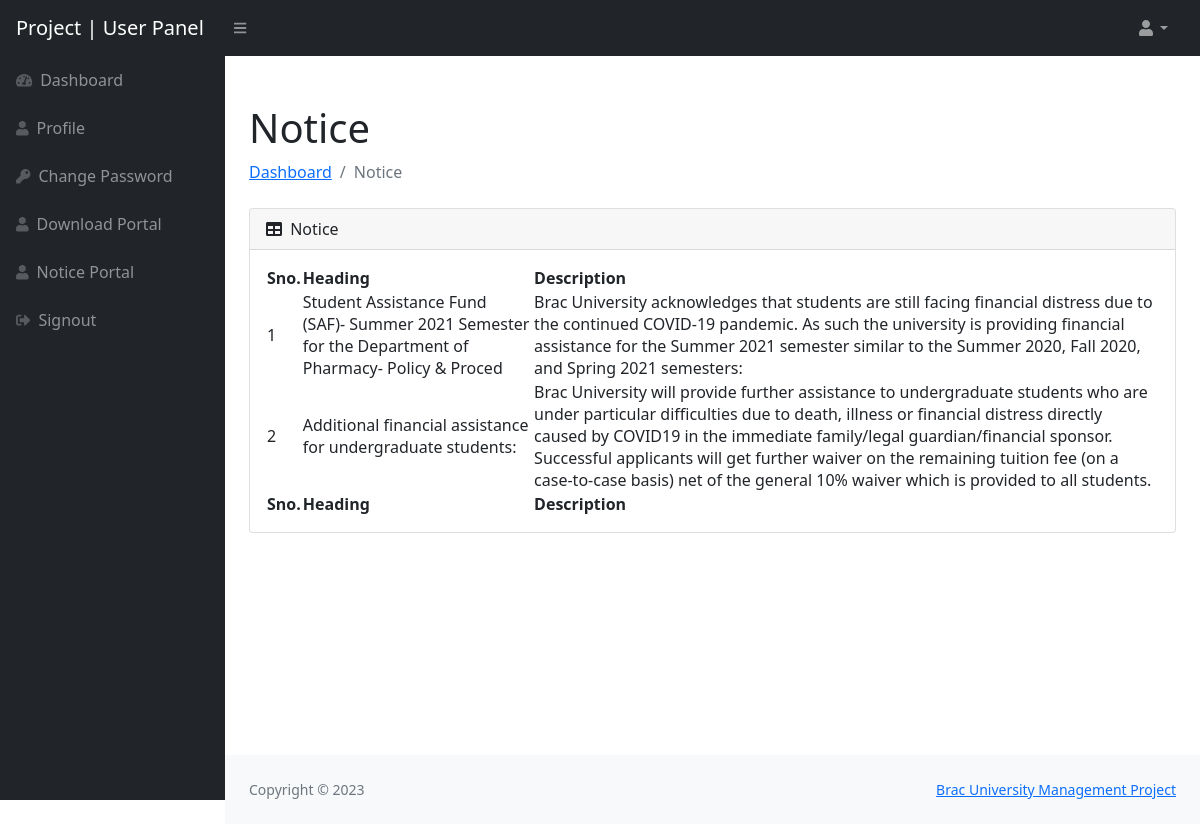
/queries/notice.php (signed in), run on the app's committed database.
### tables this page shows
CREATE TABLE `notice` (
  `id` int(50) NOT NULL,
  `heading` varchar(100) NOT NULL,
  `description` varchar(500) NOT NULL
);

### queries/notice.php (the view, shortened to what this page needs)
<?php session_start();
include_once('includes/config.php');
if (strlen($_SESSION['id']==0)) {
  header('location:logout.php');
  } else{
?>
<!DOCTYPE html>
<html lang="en">
    <head>
        <link href="https://cdn.jsdelivr.net/npm/simple-datatables@latest/dist/style.css" rel="stylesheet" />
        <link href="css/styles.css" rel="stylesheet" />
    </head>
    <body class="sb-nav-fixed">
      <?php include_once('includes/navbar.php');?>
        <div id="layoutSidenav">
          <?php include_once('includes/sidebar.php');?>
            <div id="layoutSidenav_content">
                <main>
                    <div class="container-fluid px-4">
                        <h1 class="mt-4">Notice</h1>
                        <ol class="breadcrumb mb-4">
                            <li class="breadcrumb-item"><a href="dashboard.php">Dashboard</a></li>
                            <li class="breadcrumb-item active">Notice</li>
                        </ol>
                        <div class="card mb-4">
                            <div class="card-header">
                                <i class="fas fa-table me-1"></i>
                                Notice
                            </div>
                            <div class="card-body">
                                <table id="datatablesSimple">
                                    <thead>
                                        <tr>
                                             <th>Sno.</th>
                                  <th>Heading</th>
                                  <th>Description</th>
                                        </tr>
                                    </thead>
                                    <tfoot>
                                        <tr>
                                             <th>Sno.</th>
                                  <th>Heading</th>
                                  <th>Description</th>
                                        </tr>
                                    </tfoot>
                                    <tbody>
                              <?php $ret=mysqli_query($con,"select * from notice");
                              $cnt=1;
                              while($row=mysqli_fetch_array($ret))
                              {?>
                              <tr>
                              <td><?php echo $cnt;?></td>
                                  <td><?php echo $row['heading'];?></td>
                                  <td><?php echo $row['description'];?></td>
                              </tr>
                              <?php $cnt=$cnt+1; }?>
                                    </tbody>
                                </table>
                            </div>
                        </div>
                    </div>
                </main>
          <?php include('includes/footer.php');?>
            </div>
        </div>
    </body>
</html>
<?php } ?>

### data on the page
notice: heading "Student Assistance Fund (SAF)- Summer 2021 Semester for the Department of Pharmacy- Policy & Proced", description "Brac University acknowledges that students are still facing financial distress due to the continued COVID-19 pandemic. As such the university is providing financial assistance for the Summer 2021 semester similar to the Summer 2020, Fall 2020, and Spring 2021 semesters:"
notice: heading "Additional financial assistance for undergraduate students:", description "Brac University will provide further assistance to undergraduate students who are under particular difficulties due to death, illness or financial distress directly caused by COVID19 in the immediate family/legal guardian/financial sponsor. Successful applicants will get further waiver on the remaining tuition fee (on a case-to-case basis) net of the general 10% waiver which is provided to all students."
